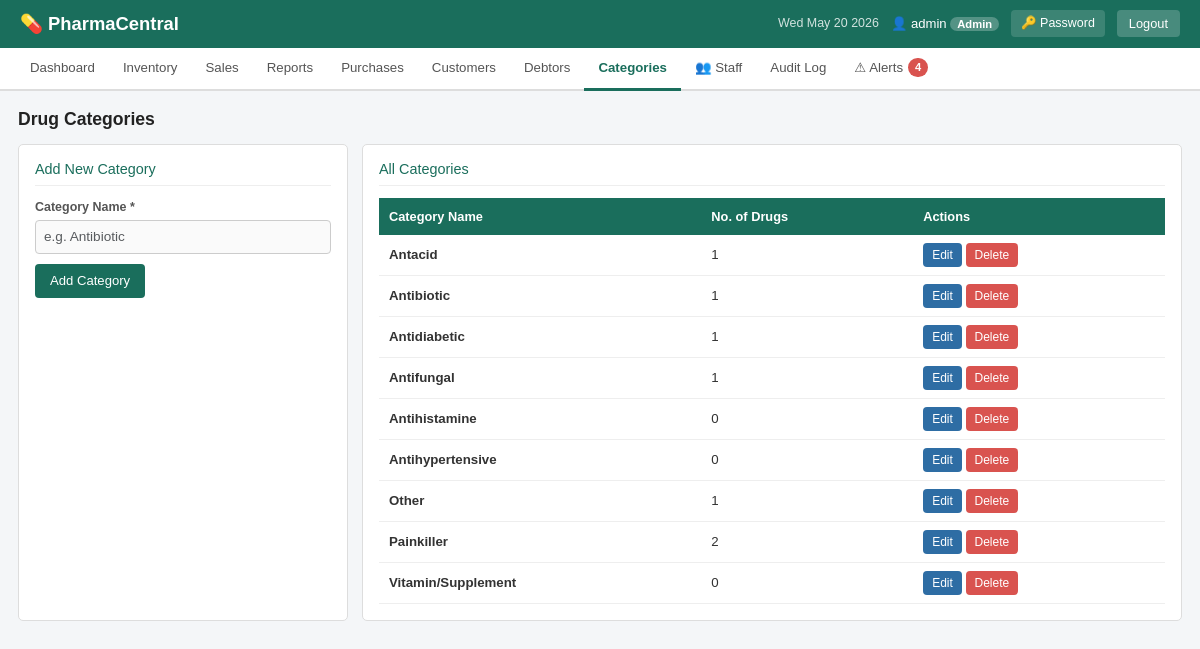
Page /categories/ (signed in) on the committed database.
### inventory/models.py (models this page shows, shortened)
class DrugCategory(models.Model):
    name = models.CharField(max_length=100, unique=True)
    created_at = models.DateTimeField(auto_now_add=True)
    class Meta:
        ordering = ['name']
        verbose_name_plural = 'Drug Categories'

### inventory/views.py (the view)
# urls.py: path('categories/',                 views.category_list,   name='category_list'),
@login_required
def category_list(request):
    if not is_admin(request.user):
        messages.error(request, 'Admin access required.')
        return redirect('dashboard')
    ctx = base_ctx(request)
    ctx.update({'categories': DrugCategory.objects.all(), 'form': DrugCategoryForm()})
    return render(request, 'inventory/categories.html', ctx)

### inventory/forms.py
class DrugCategoryForm(forms.ModelForm):
    class Meta:
        model = DrugCategory
        fields = ['name']
        widgets = {
            'name': forms.TextInput(attrs={'class': 'form-control', 'placeholder': 'e.g. Antibiotic'}),
        }

### inventory/views.py (called while the page is built)
def is_admin(user):
    return user.is_authenticated and (user.is_superuser or user.is_staff)

def base_ctx(request):
    return {'alert_count': len(build_alerts()), 'is_admin': is_admin(request.user)}

### inventory/templates/inventory/categories.html (shortened to what this page needs)
{% extends 'inventory/base.html' %}
{% block content %}
<h2 class="page-title">Drug Categories</h2>
<div class="side-col">
  <div class="form-box">
    <h3>Add New Category</h3>
    <form method="post" action="{% url 'category_add' %}">
      <div class="form-group" style="margin-bottom:10px">
        <label>Category Name *</label>
        {{ form.name }}
      </div>
      <button type="submit" class="btn btn-green">Add Category</button>
    </form>
  </div>
  <div class="form-box">
    <h3>All Categories</h3>
    {% if categories %}
    <div class="table-wrap">
      <table>
        <thead><tr><th>Category Name</th><th>No. of Drugs</th><th>Actions</th></tr></thead>
        <tbody>
          {% for cat in categories %}
          <tr>
            <td><strong>{{ cat.name }}</strong></td>
            <td>{{ cat.drugs.count }}</td>
            <td>
              <a href="{% url 'category_edit' cat.pk %}" class="btn btn-blue btn-sm">Edit</a>
              <a href="{% url 'category_delete' cat.pk %}" class="btn btn-red btn-sm">Delete</a>
            </td>
          </tr>
          {% endfor %}
        </tbody>
      </table>
    </div>
    {% else %}
    <p class="no-data">No categories yet. Add one above.</p>
    {% endif %}
  </div>
</div>
{% endblock %}

### inventory/templates/inventory/base.html (shortened to what this page needs)
<!DOCTYPE html>
<html lang="en">
<head>
{% load static %}
<link href="https://cdn.jsdelivr.net/npm/bootstrap@5.3.3/dist/css/bootstrap.min.css" rel="stylesheet">
<link rel="stylesheet" href="{% static 'css/style.css' %}?v=20260319">
</head>
<body>
<header>
  <div class="header-left">
    <span class="logo">💊 PharmaCentral</span>
  </div>
  <div class="header-right">
    <span class="date-display" id="headerDate"></span>
    {% if user.is_authenticated %}
      <span class="user-info">
        👤 {{ user.username }}
        {% if user.is_staff or user.is_superuser %}
          <span class="role-badge">Admin</span>
        {% else %}
          <span class="role-badge salesperson">Staff</span>
        {% endif %}
      </span>
      <a href="{% url 'change_password' %}" class="btn-header">🔑 Password</a>
      <a href="{% url 'logout' %}" class="btn-logout">Logout</a>
    {% endif %}
  </div>
</header>
{% if user.is_authenticated %}
<nav class="main-nav">
  <a href="{% url 'dashboard' %}"      class="nav-link {% if request.resolver_match.url_name == 'dashboard' %}active{% endif %}">Dashboard</a>
  <a href="{% url 'inventory_list' %}" class="nav-link {% if 'inventory' in request.resolver_match.url_name or request.resolver_match.url_name == 'drug_add' %}active{% endif %}">Inventory</a>
  <a href="{% url 'sales_list' %}"     class="nav-link {% if request.resolver_match.url_name == 'sales_list' %}active{% endif %}">Sales</a>
  <a href="{% url 'sales_report' %}"   class="nav-link {% if 'sales_report' in request.resolver_match.url_name %}active{% endif %}">Reports</a>
  <a href="{% url 'purchase_list' %}"  class="nav-link {% if 'purchase' in request.resolver_match.url_name %}active{% endif %}">Purchases</a>
  <a href="{% url 'customer_list' %}"  class="nav-link {% if 'customer' in request.resolver_match.url_name %}active{% endif %}">Customers</a>
  <a href="{% url 'debtor_list' %}"    class="nav-link {% if 'debtor' in request.resolver_match.url_name %}active{% endif %}">Debtors</a>
  {% if is_admin %}
  <a href="{% url 'category_list' %}"  class="nav-link {% if 'category' in request.resolver_match.url_name %}active{% endif %}">Categories</a>
  <a href="{% url 'staff_list' %}"     class="nav-link {% if 'staff' in request.resolver_match.url_name %}active{% endif %}">👥 Staff</a>
  <a href="{% url 'audit_log' %}"      class="nav-link {% if request.resolver_match.url_name == 'audit_log' %}active{% endif %}">Audit Log</a>
  {% endif %}
  <a href="{% url 'alerts' %}" class="nav-link {% if request.resolver_match.url_name == 'alerts' %}active{% endif %}">
    ⚠ Alerts{% if alert_count %} <span class="alert-badge">{{ alert_count }}</span>{% endif %}
  </a>
</nav>
{% endif %}
<div class="main-content">
  {% block content %}{% endblock %}
</div>
</body>
</html>

### static/css/style.css (style rules this page uses)
* { box-sizing: border-box; margin: 0; padding: 0; }
body { font-family: Arial, sans-serif; background: #f4f6f8; color: #333; font-size: 14px; }
header { background: #1a6e5c; color: white; padding: 10px 20px; display: flex; align-items: center; justify-content: space-between; flex-wrap: wrap; gap: 8px; }
.logo { font-size: 1.15rem; font-weight: bold; }
.header-right { display: flex; align-items: center; gap: 12px; flex-wrap: wrap; }
.date-display { font-size: 0.78rem; opacity: 0.8; }
.user-info { font-size: 0.82rem; }
.role-badge { background: rgba(255,255,255,0.25); padding: 1px 7px; border-radius: 10px; font-size: 0.7rem; font-weight: bold; }
.btn-header { background: rgba(255,255,255,0.15); color: white; padding: 4px 10px; border-radius: 4px; text-decoration: none; font-size: 0.78rem; }
.btn-logout { background: rgba(255,255,255,0.2); color: white; padding: 4px 12px; border-radius: 4px; text-decoration: none; font-size: 0.8rem; }
.main-nav { background: #fff; border-bottom: 2px solid #ddd; display: flex; flex-wrap: wrap; padding: 0 16px; }
.nav-link { padding: 10px 14px; text-decoration: none; font-size: 0.83rem; color: #555; border-bottom: 3px solid transparent; margin-bottom: -2px; display: inline-flex; align-items: center; gap: 5px; }
.nav-link.active { color: #1a6e5c; border-bottom-color: #1a6e5c; font-weight: bold; }
.alert-badge { background: #d9534f; color: white; border-radius: 10px; padding: 1px 7px; font-size: 0.7rem; font-weight: bold; }
.main-content { padding: 18px; max-width: 1200px; margin: 0 auto; }
.page-title { font-size: 1.1rem; font-weight: bold; color: #222; margin-bottom: 14px; }
.form-box { background: #fff; border: 1px solid #ddd; border-radius: 5px; padding: 16px; margin-bottom: 16px; }
.form-box h3 { font-size: 0.9rem; margin-bottom: 12px; color: #1a6e5c; border-bottom: 1px solid #eee; padding-bottom: 7px; }
.form-group { display: flex; flex-direction: column; gap: 3px; flex: 1; min-width: 130px; }
.form-group label { font-size: 0.78rem; color: #555; font-weight: bold; }
.form-control { padding: 6px 8px; border: 1px solid #ccc; border-radius: 4px; font-size: 0.85rem; font-family: Arial, sans-serif; background: #fafafa; width: 100%; }
.btn { padding: 7px 15px; border: none; border-radius: 4px; cursor: pointer; font-size: 0.82rem; font-family: Arial, sans-serif; text-decoration: none; display: inline-block; }
.btn-green { background: #1a6e5c; color: #fff; }
.btn-red { background: #d9534f; color: #fff; }
.btn-blue { background: #2e6da4; color: #fff; }
.btn-sm { padding: 3px 9px; font-size: 0.75rem; }
.table-wrap { overflow-x: auto; }
table { width: 100%; border-collapse: collapse; }
thead { background: #1a6e5c; color: white; }
thead th { padding: 9px 10px; text-align: left; font-size: 0.8rem; white-space: nowrap; }
tbody tr { border-bottom: 1px solid #eee; }
tbody td { padding: 8px 10px; font-size: 0.83rem; }
.side-col { display: grid; grid-template-columns: 330px 1fr; gap: 14px; }

### rows in the picture
DrugCategory: name "Antacid", drugs.count "1"
DrugCategory: name "Antibiotic", drugs.count "1"
DrugCategory: name "Antidiabetic", drugs.count "1"
DrugCategory: name "Antifungal", drugs.count "1"
DrugCategory: name "Antihistamine", drugs.count "0"
DrugCategory: name "Antihypertensive", drugs.count "0"
DrugCategory: name "Other", drugs.count "1"
DrugCategory: name "Painkiller", drugs.count "2"
DrugCategory: name "Vitamin/Supplement", drugs.count "0"

### other values in the picture
{{ user.username }} "admin"
{{ alert_count }} "4"
